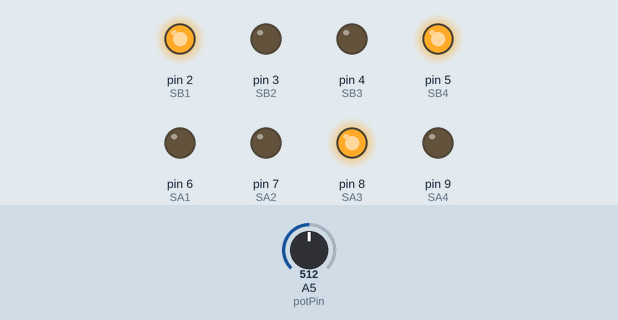
The sketch below on a simulated Arduino Uno, built with avr-gcc and run on an emulated ATmega328P. Parts: output pins drawn as LEDs (lit = HIGH). The test bench sets the inputs (shaded band); at power-on: A5 (potPin) = 512. What the sketch prints to the serial monitor is not drawn.

Above: at 1.2 s.
1.3 s: A5 (potPin) set to 517
At 1.8 s:
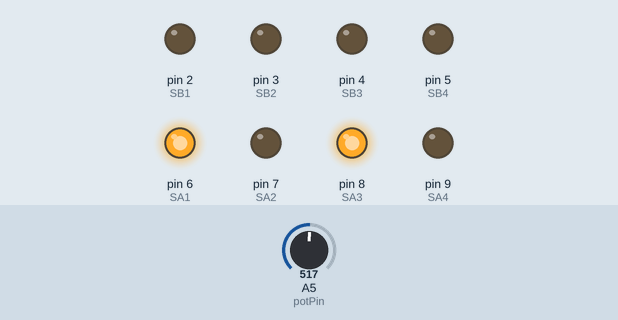
2.8 s: A5 (potPin) set to 716
At 4.0 s:
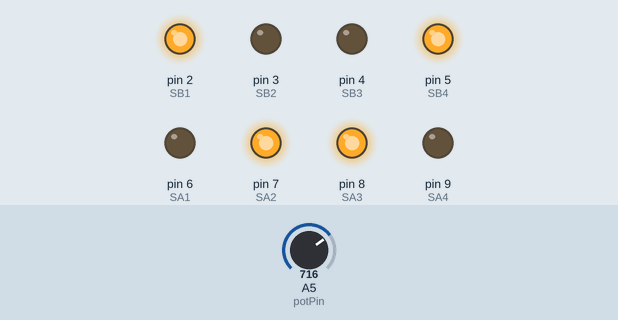
4.3 s: A5 (potPin) set to 724
At 5.3 s:
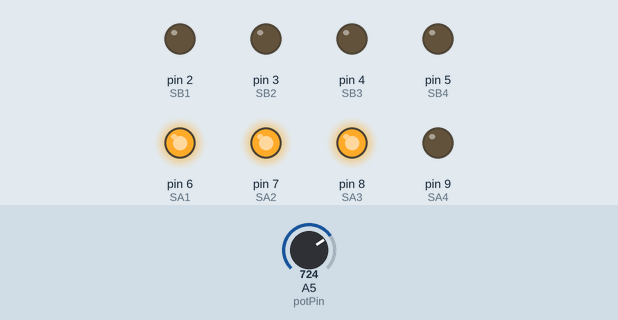
5.8 s: A5 (potPin) set to 900
At 6.5 s:
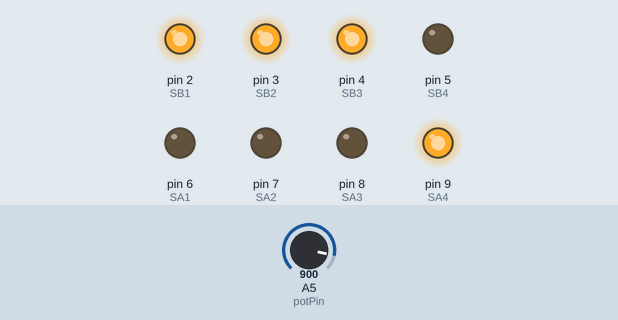
7.3 s: A5 (potPin) set to 919
At 7.6 s:
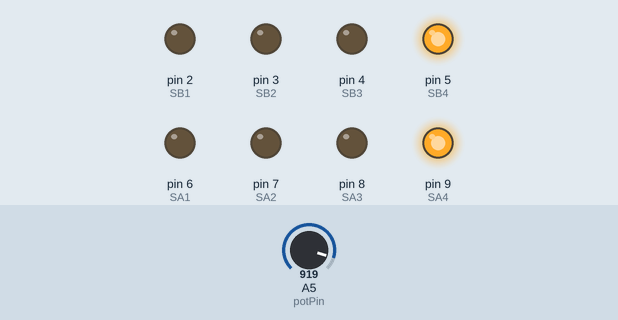
8.8 s: A5 (potPin) set to 511
At 10.0 s:
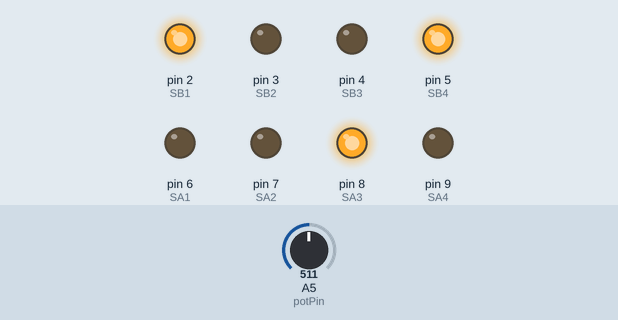
Timing chart, 0 to 11.3 s (numbered marks = the images above; inputs shaded):
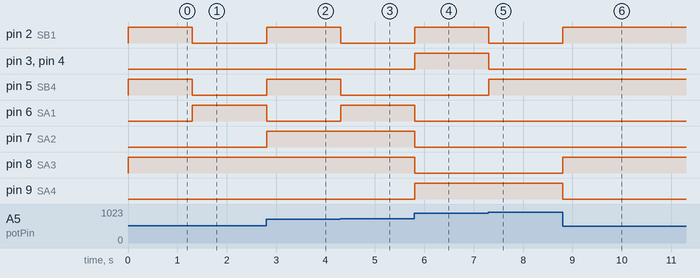

The sketch:

r3_project1.ino
```cpp
// C++ code
//
// Assign names for pins to make it easier to track
int potPin = A5;                                    // Pin initialized for the
int SA1 = 6, SA2 = 7, SA3 = 8, SA4 = 9;             // Pins used to connect to 1st decoder
int SB1 = 2, SB2 = 3, SB3 = 4, SB4 = 5;             // Pins used to connect to 2nd decoder
int onesDigit, tensDigit;

// Initialize pins as input and output
void setup()
{
  pinMode(potPin, INPUT);
  pinMode(SA1, OUTPUT);
  pinMode(SA2, OUTPUT);
  pinMode(SA3, OUTPUT);
  pinMode(SA4, OUTPUT);
  pinMode(SB1, OUTPUT);
  pinMode(SB2, OUTPUT);
  pinMode(SB3, OUTPUT);
  pinMode(SB4, OUTPUT);
  Serial.begin(9600);
}

// The instruction that is carried out for as long as the circuit is running
void loop()
{
  int potMeasure = analogRead(A5);                  // Reads input from the potentiometer
  potMeasure = map(potMeasure, 0, 1023, 0, 99);     // Built in map function rescales 0 to 1023 scale to 0 to 99 scale
  Serial.println(potMeasure);                       // Was used to display on serial screen during debugging
  onesDigit = potMeasure%10;                        // Splices two digit number to get the ones digits
  tensDigit = (potMeasure/10)%10;                   // Splices two digit number to get the tens digits
  leftSSEG(tensDigit);                              // Calls function for the left sseg and passes the tens digit
  rightSSEG(onesDigit);                             // Calls function for the right sseg and passes ones digit
}

// Uses switch cases to map each digit from 0-9 with a combination of high's and lows for the signals that is read by the decoder
void rightSSEG(int onesDigit)
{
  switch (onesDigit)
  {
    case 0:		//0000
    digitalWrite(SB4, LOW);
    digitalWrite(SB3, LOW);
    digitalWrite(SB2, LOW);
    digitalWrite(SB1, LOW);
    break;

    case 1:		//0001
    digitalWrite(SB4, LOW);
    digitalWrite(SB3, LOW);
    digitalWrite(SB2, LOW);
    digitalWrite(SB1, HIGH);
    break;

    case 2:		//0010
    digitalWrite(SB4, LOW);
    digitalWrite(SB3, LOW);
    digitalWrite(SB2, HIGH);
    digitalWrite(SB1, LOW);
    break;

    case 3:		//0011
    digitalWrite(SB4, LOW);
    digitalWrite(SB3, LOW);
    digitalWrite(SB2, HIGH);
    digitalWrite(SB1, HIGH);
    break;

    case 4:		//0100
    digitalWrite(SB4, LOW);
    digitalWrite(SB3, HIGH);
    digitalWrite(SB2, LOW);
    digitalWrite(SB1, LOW);
    break;

    case 5:		//0101
    digitalWrite(SB4, LOW);
    digitalWrite(SB3, HIGH);
    digitalWrite(SB2, LOW);
    digitalWrite(SB1, HIGH);
    break;

    case 6:		//0110
    digitalWrite(SB4, LOW);
    digitalWrite(SB3, HIGH);
    digitalWrite(SB2, HIGH);
    digitalWrite(SB1, LOW);
    break;

    case 7:		//0111
    digitalWrite(SB4, LOW);
    digitalWrite(SB3, HIGH);
    digitalWrite(SB2, HIGH);
    digitalWrite(SB1, HIGH);
    break;

    case 8:		//1000
    digitalWrite(SB4, HIGH);
    digitalWrite(SB3, LOW);
    digitalWrite(SB2, LOW);
    digitalWrite(SB1, LOW);
    break;

    case 9:		//1001
    digitalWrite(SB4, HIGH);
    digitalWrite(SB3, LOW);
    digitalWrite(SB2, LOW);
    digitalWrite(SB1, HIGH);
    break;
  }
}

// Same process as right sseg but passes tenDigit variable instead
void leftSSEG(int tensDigit)
{
  switch (tensDigit)
  {
    case 0:		//0000
    digitalWrite(SA4, LOW);
    digitalWrite(SA3, LOW);
    digitalWrite(SA2, LOW);
    digitalWrite(SA1, LOW);
    break;

    case 1:		//0001
    digitalWrite(SA4, LOW);
    digitalWrite(SA3, LOW);
    digitalWrite(SA2, LOW);
    digitalWrite(SA1, HIGH);
    break;

    case 2:		//0010
    digitalWrite(SA4, LOW);
    digitalWrite(SA3, LOW);
    digitalWrite(SA2, HIGH);
    digitalWrite(SA1, LOW);
    break;

    case 3:		//0011
    digitalWrite(SA4, LOW);
    digitalWrite(SA3, LOW);
    digitalWrite(SA2, HIGH);
    digitalWrite(SA1, HIGH);
    break;

    case 4:		//0100
    digitalWrite(SA4, LOW);
    digitalWrite(SA3, HIGH);
    digitalWrite(SA2, LOW);
    digitalWrite(SA1, LOW);
    break;

    case 5:		//0101
    digitalWrite(SA4, LOW);
    digitalWrite(SA3, HIGH);
    digitalWrite(SA2, LOW);
    digitalWrite(SA1, HIGH);
    break;

    case 6:		//0110
    digitalWrite(SA4, LOW);
    digitalWrite(SA3, HIGH);
    digitalWrite(SA2, HIGH);
    digitalWrite(SA1, LOW);
    break;

    case 7:		//0111
    digitalWrite(SA4, LOW);
    digitalWrite(SA3, HIGH);
    digitalWrite(SA2, HIGH);
    digitalWrite(SA1, HIGH);
    break;

    case 8:		//1000
    digitalWrite(SA4, HIGH);
    digitalWrite(SA3, LOW);
    digitalWrite(SA2, LOW);
    digitalWrite(SA1, LOW);
    break;

    case 9:		//1001
    digitalWrite(SA4, HIGH);
    digitalWrite(SA3, LOW);
    digitalWrite(SA2, LOW);
    digitalWrite(SA1, HIGH);
    break;
  }
}
```

Measured:
- the behaviour switches between 516 and 517 on A5 (potPin) (found by bisection; images 0 and 1)
- the behaviour switches between 723 and 724 on A5 (potPin) (found by bisection; images 2 and 3)
- the behaviour switches between 909 and 910 on A5 (potPin) (found by bisection; images 4 and 5)
- after the input at 1.3 s, pin 2 (SB1), pin 5 (SB4): HIGH → LOW at once; pin 6 (SA1): LOW → HIGH at once
- after the input at 2.8 s, pin 2 (SB1), pin 5 (SB4), pin 7 (SA2): LOW → HIGH at once; pin 6 (SA1): HIGH → LOW at once
- after the input at 4.3 s, pin 2 (SB1), pin 5 (SB4): HIGH → LOW at once; pin 6 (SA1): LOW → HIGH at once
- after the input at 5.8 s, pin 2 (SB1), pin 3 (SB2), pin 4 (SB3), pin 9 (SA4): LOW → HIGH at once; pin 6 (SA1), pin 7 (SA2), pin 8 (SA3): HIGH → LOW at once
- after the input at 7.3 s, pin 2 (SB1), pin 3 (SB2), pin 4 (SB3): HIGH → LOW at once; pin 5 (SB4): LOW → HIGH at once
- after the input at 8.8 s, pin 2 (SB1), pin 8 (SA3): LOW → HIGH at once; pin 9 (SA4): HIGH → LOW at once
